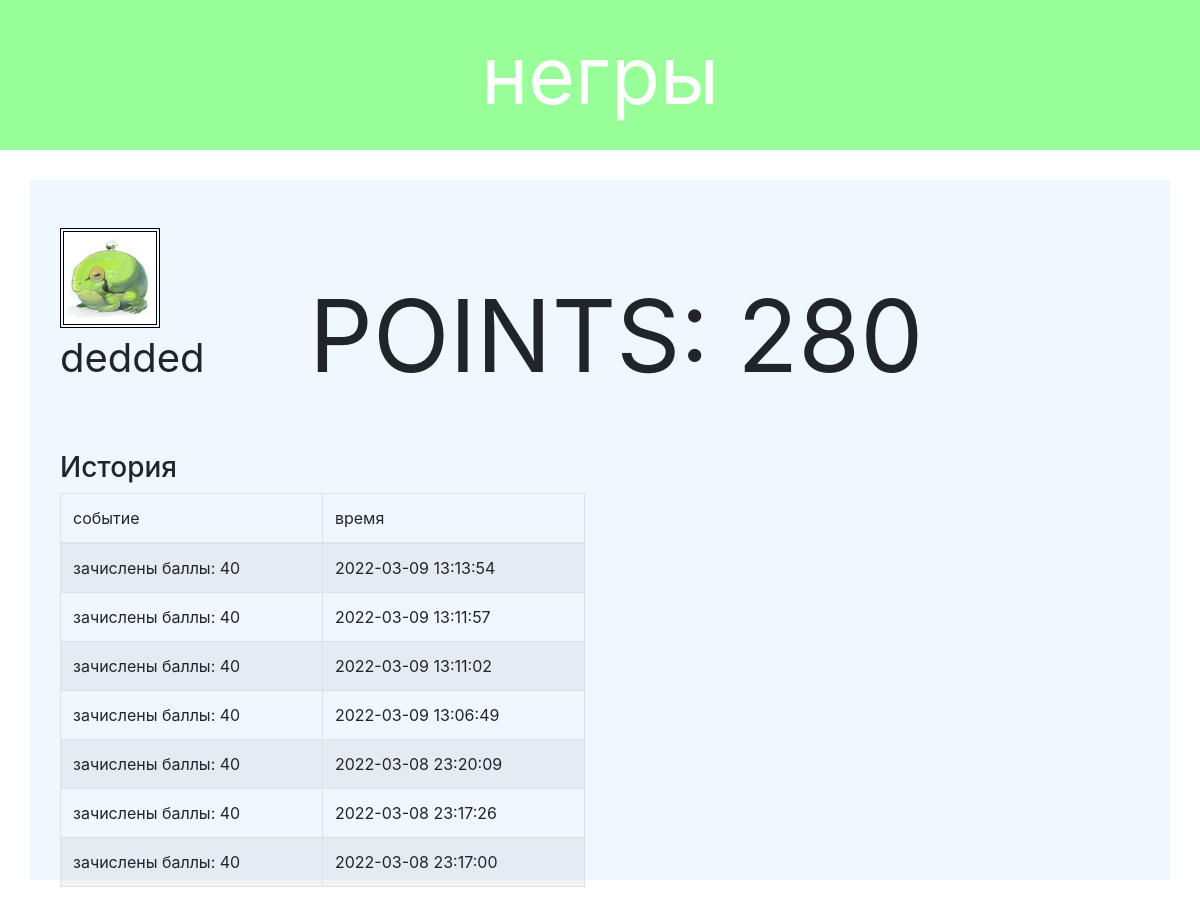
The page / (signed in) on the database its author committed.
### data/user.py (models this page shows, shortened)
class User(SqlAlchemyBase, UserMixin):
    __tablename__ = 'users'
    id = sqlalchemy.Column(sqlalchemy.Integer, primary_key=True, autoincrement=True)
    login = sqlalchemy.Column(sqlalchemy.String)
    hashed_password = sqlalchemy.Column(sqlalchemy.String, nullable=True)
    points = sqlalchemy.Column(sqlalchemy.Integer)
    card_id = sqlalchemy.Column(sqlalchemy.Integer)
    role = sqlalchemy.Column(sqlalchemy.Integer)

### data/history.py (models this page shows)
class Action(SqlAlchemyBase):
    __tablename__ = 'actions'
    id = sqlalchemy.Column(sqlalchemy.Integer, primary_key=True, autoincrement=True)
    user_id = sqlalchemy.Column(sqlalchemy.Integer)
    action = sqlalchemy.Column(sqlalchemy.String)
    time = sqlalchemy.Column(sqlalchemy.String)

### main.py (the view)
@app.route('/')
def index():
    if not current_user.is_authenticated:
        return redirect('/non_authorization')
    session = db_session.create_session()
    u = session.query(Action).filter(Action.user_id == current_user.id)
    act = []
    for e in u:
        act.append((e.action, e.time))
    session.commit()
    act = sorted(act, key=lambda x: x[1], reverse=True)
    labels = ('событие', 'время')
    return render_template('index.html', username=current_user.login, points=current_user.points,
                           src='../static/images/frog.jpg', content=act, labels=labels)

### data/db_session.py (called while the page is built, shortened)
def global_init(db_file):
    global __factory
    if __factory:
        return

def create_session() -> Session:
    global __factory
    return __factory()

### main.py (called while the page is built)
@login_manager.user_loader
def load_user(user_id):
    db_session.global_init('db/data.sqlite')
    session = db_session.create_session()
    return session.query(User).get(user_id)

### templates/index.html
{% extends "base.html" %}
{% block content %}
<div class="container">
    <br>
    <br>
    <span id="profile-points">
        <span>
            <div id="profile" class="inlinediv">
                <div><img id='image' src="{{ src }}" alt="тупоговно" height="100"></div>
                <div id="name">{{username}}</div>
            </div>
            <div id="points" class="inlinediv">POINTS: {{points}}</div>
        </span>
        <div class="row">
            <div class="col-md-6 col-sm-12 col-xs-12">
                <div class="panel panel-default">
                    <div class="panel-heading">
                        <h3>История</h3>
                    </div>
                    <div class="panel-body">
                        <div class="table-responsive">
                            <table class="table table-striped table-bordered table-hover">
                                <thead>
                                    <tr>
                                        {% for i in labels %}
                                        <td>{{ i }}</td>
                                        {% endfor %}
                                    </tr>
                                </thead>
                                <tbody>
                                    {% for i in content %}
                                    <tr>
                                        {% for j in i %}
                                        <td>{{ j }}</td>
                                        {% endfor %}
                                    </tr>
                                    {% endfor %}
                                </tbody>
                            </table>
                        </div>
                    </div>
                </div>
            </div>
        </div>
</div>
{% endblock %}

### templates/base.html (shortened to what this page needs)
<!doctype html>
<html lang="en">
<head>
    <link rel="stylesheet" href="../static/styles/styles.css">
    <link rel="stylesheet" href="https://stackpath.bootstrapcdn.com/bootstrap/4.1.3/css/bootstrap.min.css"
>
</head>
<body>
<header>
    <div class="container_main">
        <div>
            негры
        </div>
    </div>
</header>
<main role="main" class="container">
    {% block content %}{% endblock %}
</main>
</body>
</html>

### static/styles/styles.css (style rules this page uses)
.container_main { color: #55b4c7; border-color: #55b4c7; background: #98ff98; color: #ffffff; filter: saturate(100%); min-width: 100%; margin-bottom: 0px; height: 150px; align-items: center; align-content: center; text-align: center; vertical-align: middle; font-size: 500%; }
.container { background-color: aliceblue; margin-top: 30px; margin-left: 200px; margin-right: 200px; margin-bottom: 40px; height: 700px; justify-content: space-between; }
#points { align-self: center; font-size: 100px; margin-left: 100px; align-content: center; text-align: center; margin-bottom: 40px; }
.inlinediv { display: inline-block; }
#profile-points { margin-top: 40px; }
#image { border: 4px double black; }
#name { align-self: center; text-align: center; align-items: center; font-size: 40px; }

### rows shown on the page
User: login "dedded", points "280"
Action: action "зачислены баллы: 40", time "2022-03-09 13:13:54"
Action: action "зачислены баллы: 40", time "2022-03-09 13:11:57"
Action: action "зачислены баллы: 40", time "2022-03-09 13:11:02"
Action: action "зачислены баллы: 40", time "2022-03-09 13:06:49"
Action: action "зачислены баллы: 40", time "2022-03-08 23:20:09"
Action: action "зачислены баллы: 40", time "2022-03-08 23:17:26"
Action: action "зачислены баллы: 40", time "2022-03-08 23:17:00"

### other values the page prints
{{ i }} "событие" "время"
